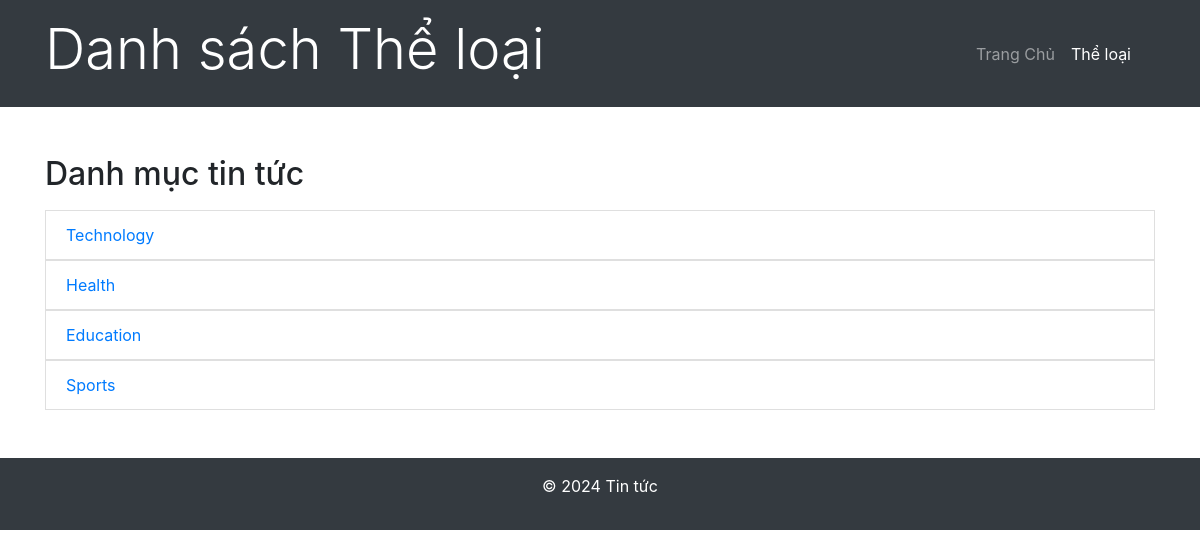
Page /index.php?action=category (signed in) on the committed database.
### tables this page shows
CREATE TABLE IF NOT EXISTS categories (
    id INT AUTO_INCREMENT PRIMARY KEY,
    name VARCHAR(255) NOT NULL
);

### controllers/CategoryController.php (called while the page is built)
<?php
require_once 'models/Category.php';
class CategoryController
{
    public function listCategories()
    {
        $categoryModel = new Category();
        $categories = $categoryModel->getAllCategories();
        include 'views/category/category_list.php';
    }
}

### models/User.php (called while the page is built, shortened)
<?php
class Database
{
    public static function connect()
    {
        $host = 'localhost';
        $dbname = 'tlunews';
        $username = 'root';
        $password = '';
        return new PDO("mysql:host=$host;dbname=$dbname;charset=utf8", $username, $password);
    }
}

### models/Category.php (called while the page is built)
<?php
class Category
{
    private $pdo;
    public function __construct()
    {
        $this->pdo = Database::connect();
    }
    public function getAllCategories()
    {
        $stmt = $this->pdo->query("SELECT * FROM categories");
        return $stmt->fetchAll(PDO::FETCH_ASSOC);
    }
}

### views/category/category_list.php (the view, shortened to what this page needs)
<!DOCTYPE html>
<html lang="vi">
<head>
    <link rel="stylesheet" href="https://stackpath.bootstrapcdn.com/bootstrap/4.5.0/css/bootstrap.min.css">
</head>
<body>
    <header class="bg-dark text-white py-3">
        <div class="container">
            <div class="d-flex justify-content-between align-items-center">
                <h1 class="display-4">Danh sách Thể loại</h1>
                <nav class="navbar navbar-expand-lg navbar-dark bg-dark">
                    <ul class="navbar-nav ml-auto">
                        <li class="nav-item">
                            <a class="nav-link" href="index.php?action=home">Trang Chủ</a>
                        </li>
                        <li class="nav-item">
                            <a class="nav-link active" href="index.php?action=category">Thể loại</a>
                        </li>
                    </ul>
                </nav>
            </div>
        </div>
    </header>
    <div class="container mt-5">
        <div class="d-flex" style="justify-content: space-between">
            <h2>Danh mục tin tức</h2>
        </div>
        <ul class="list-group mt-2">
            <?php foreach ($categories as $category): ?>
                <a href="?action=home&category=<?php echo $category['id'] ?>">
                    <li class="list-group-item"><?php echo htmlspecialchars($category['name']); ?></li>
                </a>
            <?php endforeach; ?>
        </ul>
    </div>
    <footer class="bg-dark text-white text-center py-3 mt-5">
        <p>&copy; 2024 Tin tức</p>
    </footer>
</body>
</html>

### rows in the picture
categories: name "Technology"
categories: name "Health"
categories: name "Education"
categories: name "Sports"
